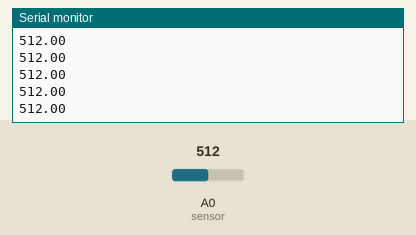
This sketch was run on a simulated ESP8266 (NodeMCU). On the bench: the last lines printed to the serial monitor. The test bench sets the inputs (shaded band); at power-on: A0 (sensor) = 512. Not simulated (calls return 0 or success): CayenneWiFiClient.h.

Above: at 2.7 s.
2.8 s: A0 (sensor) set to 716
At 2.83 s:
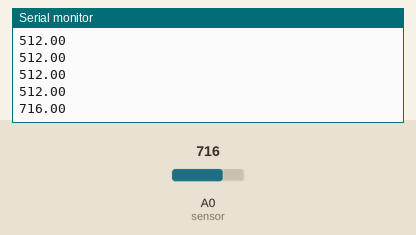
4.3 s: A0 (sensor) set to 900
At 4.37 s:
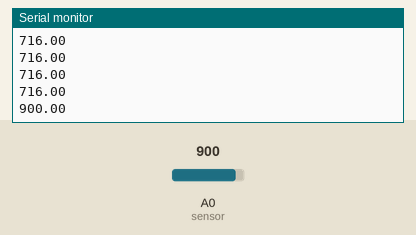
Timing chart, 0 to 7.3 s (numbered marks = the images above; inputs shaded):
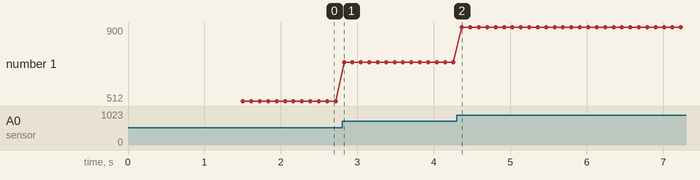

The sketch:

transmitter.ino
```cpp
#define CAYENNE_DEBUG         // Uncomment to show debug messages
#define CAYENNE_PRINT Serial  // Comment this out to disable prints and save space

#include "CayenneDefines.h"
#include "BlynkSimpleEsp8266.h"
#include "CayenneWiFiClient.h"
const int sensor = A0;
float water;
// Cayenne authentication token. This should be obtained from the Cayenne Dashboard.
char token[] = "nrdy5p4zss";
// Your network name and password.
char ssid[] = "DI-ext";
char password[] = "44332211";

void setup() {

  Serial.begin(9600);
  Cayenne.begin(token, ssid, password);
}
void loop() {
  water = analogRead(sensor);
   Serial.println(water);
  delay(100);
  Cayenne.run();
}
CAYENNE_OUT(V1)
{
    Cayenne.virtualWrite(V1, water);
}
```

Measured:
- after the input at 2.8 s, the serial monitor: prints a new line at once (image 1)
- after the input at 4.3 s, the serial monitor: prints a new line after 0.07 s (image 2)
- plotted number 1: 512 → 716 after the input at 2.8 s, 716 → 900 after the input at 4.3 s
